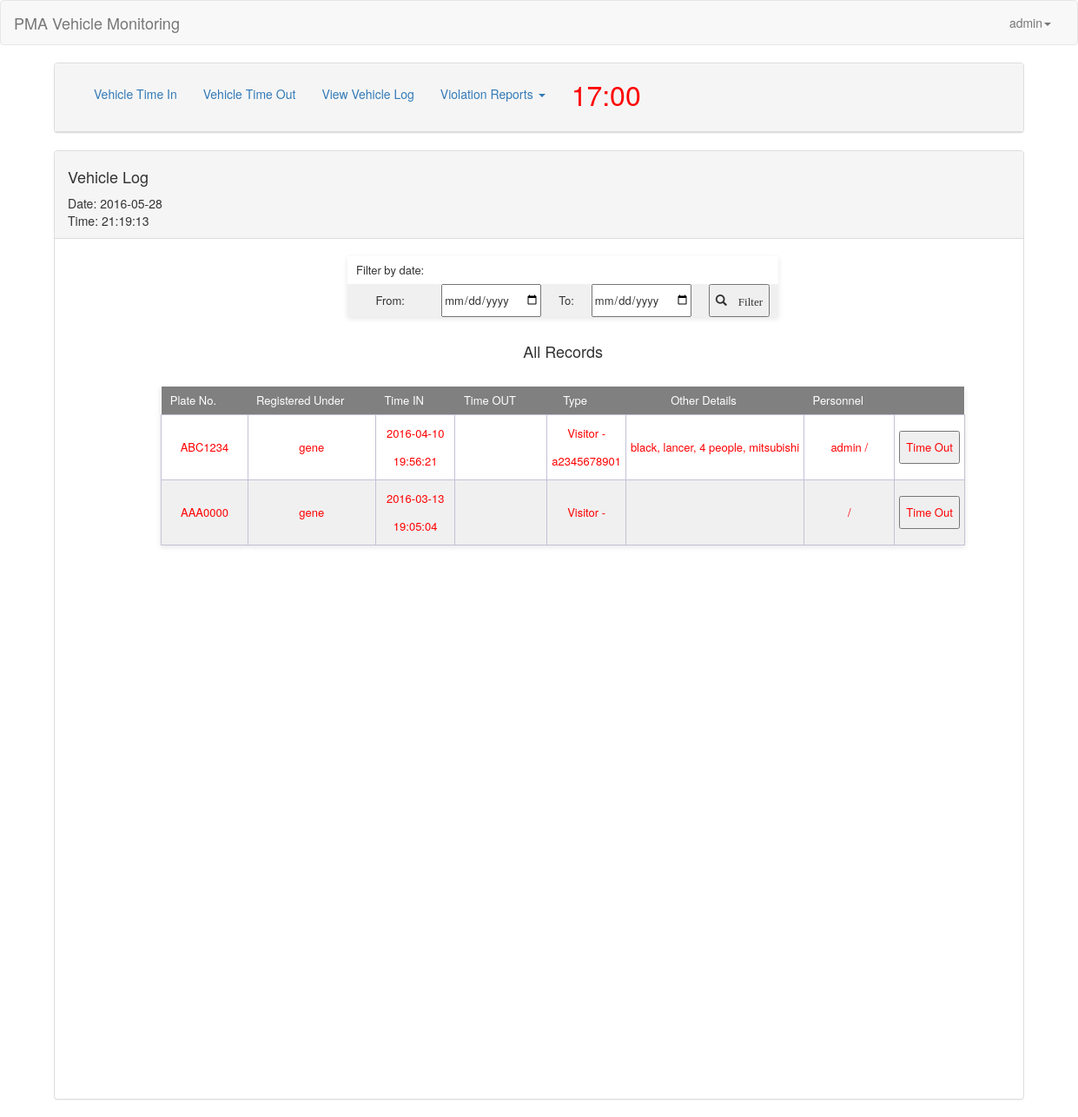
Page /pma-vrmsClient/client_afterfive.php (signed in) on the earlier database version.
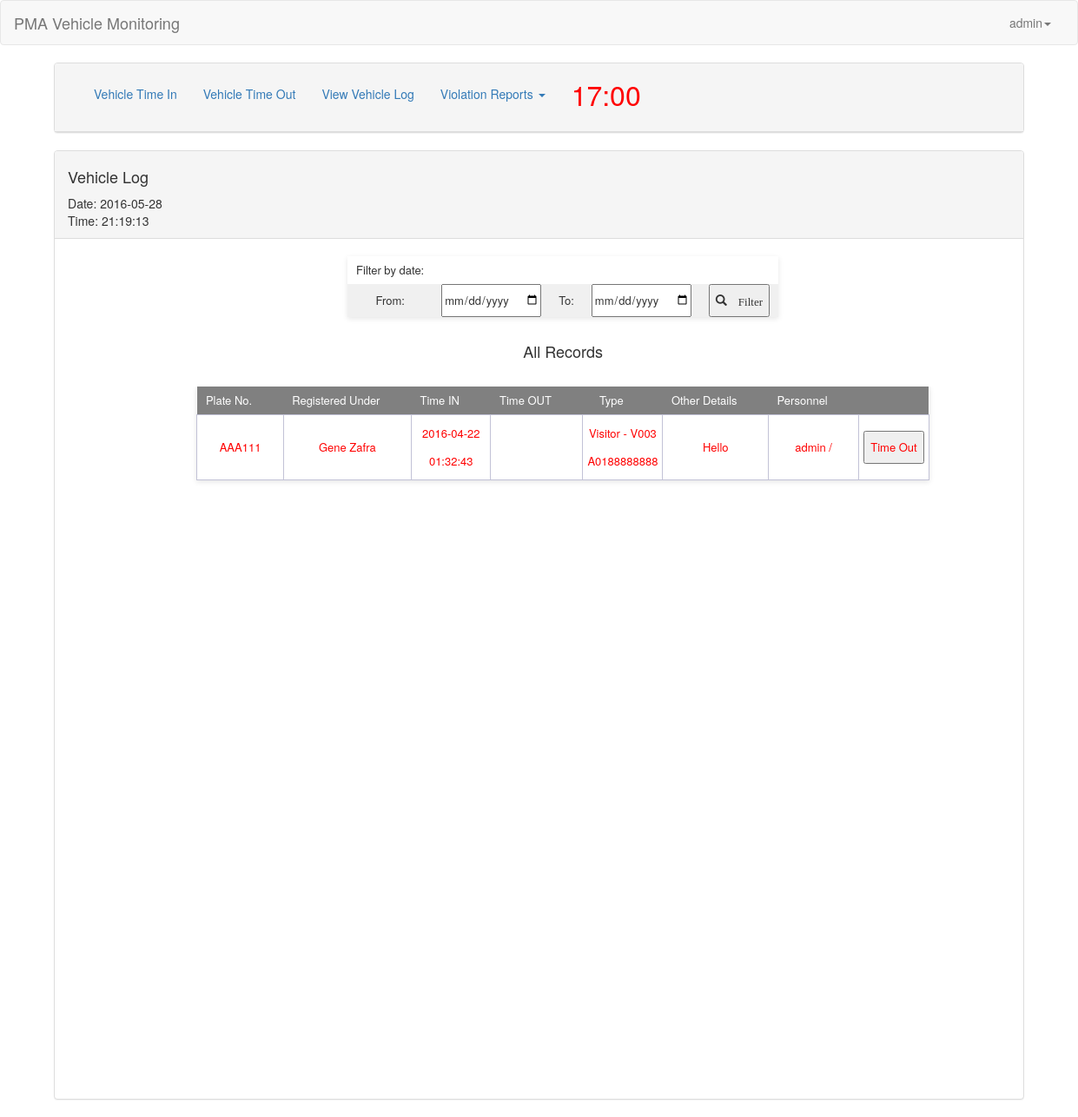
Same page on the later database version.
### tables this page shows
CREATE TABLE IF NOT EXISTS `client_log` (
  `tid` int(11) NOT NULL AUTO_INCREMENT,
  `plateNum` varchar(7) NOT NULL,
  `owner` varchar(50) NOT NULL,
  `dateIn` date NOT NULL,
  `timein` time NOT NULL,
  `dateOut` date NOT NULL,
  `timeout` time NOT NULL,
  `type` varchar(15) NOT NULL,
  `licenseNo` varchar(11) NOT NULL,
  `details` varchar(300) NOT NULL,
  `flag` int(11) NOT NULL,
  `vid` varchar(10) NOT NULL,
  `pIN` varchar(50) NOT NULL,
  `pOUT` varchar(50) NOT NULL,
  PRIMARY KEY (`tid`)
);

### pma-vrmsClient/client_afterfive.php (the view, shortened to what this page needs)
<?php
	$d = date("Y-m-d");
	$t = date("H:i:s");
	require_once('connect.php');
	$sr = "All Records";
	if(strtotime(date("H:i:s"))>strtotime('16:59:59')){
		$query1 = "SELECT * FROM client_log WHERE flag=1 and type='Visitor' ORDER BY tid desc";
		$results = mysqli_query($conn, $query1);
	}else{
		$query1 = "SELECT * FROM client_log WHERE flag=3";
		$results = mysqli_query($conn, $query1);
	}
?>
<!DOCTYPE html>
<html>
	<head>
		<link href='index.css' rel='stylesheet' type='text/css' />
		<link href='format.css' rel='stylesheet' type='text/css' />
		<link href='ext/bootstrap/css/bootstrap.min.css' rel='stylesheet' type='text/css' />
		<link rel="stylesheet" type="text/css" href="clientcss/tablesort.css">
	</head>
	<body>
		<?php include('client_header.php'); ?>
		<div class="panel panel-default panel-border">
		<div class="panel-heading" align="center">
			<div class="collapse navbar-collapse" id="bs-example-navbar-collapse-1">
				  <ul class="nav navbar-nav">
					<li><a href="client_vehiclelog.php">Vehicle Time In</a></li>
					<li><a href="client_vehicleout.php">Vehicle Time Out</a></li>
					<li><a href="client_viewlog.php">View Vehicle Log</a></li>
					<li class="dropdown">
					  <a href="#" class="dropdown-toggle" data-toggle="dropdown" role="button" aria-haspopup="true" aria-expanded="false">Violation Reports <span class="caret"></span></a>
					</li>
					<?php
						if(strtotime(date("H:i:s"))>strtotime('16:59:59')){
							echo "<li><a href='client_afterfive.php'><font color='red' size='6'>17:00</font></a></li>";
						}else{
							echo "";
						}
					?>
				  </ul>
			</div>
		</div>
		</div>
		<div class="panel panel-default panel-border">
		<div class="panel-heading">
			<h4>Vehicle Log</h4>Date: <?php echo $d . "<br>Time: " . $t; ?>
		</div>
		<div class='container'>
			<div class='row'>
				<div class='col-md-12' align="center">
					<br>
					<form method="POST" action="" id="client_viewlog.php">
						<table id="search">
							<tr><td>Filter by date:</td></tr>
							<tr><td>From: </td><td><input type="date" name="sdate" /></td>
								<td>To: </td><td><input type="date" name="edate" /></td>
							<td><button type="submit" form="client_afterfive.php">
								<span class="glyphicon glyphicon-search"> Filter</span>
								</button></td></tr>
						</table>
					</form>
					<br>
					<h4> <?php echo $sr; ?></h4>
					<br/>
					<div id="view" style="overflow-y:auto;">
					<?php
								echo "<table align='center' class='table-sort table-sort-search table-sort-show-search-count'><thead><tr><th class='table-sort'>Plate No. </th><th class='table-sort'>Registered Under</th><th class='table-sort'>Time IN</th><th class='table-sort'>Time OUT</th><th class='table-sort'>Type</th><th class='table-sort'>Other Details</th><th class='table-sort'>Personnel</th><th class='table-sort'></th></tr></thead>";
								if(mysqli_num_rows($results) >= 1){
										while($row = mysqli_fetch_assoc($results)){
											$tid = $row['tid'];
											$a = $row['plateNum'];
											$b = $row['owner'];
											$c = $row['dateIn'];
											$d = $row['timein'];
											$e = $row['dateOut'];
											$g = $row['type'];
											$h = $row['licenseNo'];
											$i = $row['details'];
											$j = $row['vid'];
											$k = $row['pIN'];
											$l = $row['pOUT'];
											if($g=="Visitor"){
												$g = $g . " - ";
											}
											if($e=="0000-00-00"){
												$e=""; $f="";
												if(strtotime(date("H:i:s"))>strtotime('16:59:59') && $e=="" && $g=="Visitor - "){
													echo "<tr><td class='after'> " . $a . "</td>".
														 "<td class='after'>" . $b . "</td>".
														 "<td class='after'>" . $c .  "<br>" . $d ."</td>".
														 "<td class='after'>" . $e .  "<br>" . $f. "</td>".
														 "<td class='after'>" . $g. $j . "<br>" . $h . "</td>".
														 "<td class='after'>" . $i . "</td>".
														 "<td class='after'>" . $k . " / ". $l . "</td>".
														 "<td class='after'><form method='POST' action='timeoutinfo.php'>".
																			"<input type='hidden' name='tid' value='". $tid. "'>".
																			"<input type='hidden' name='vid' value='". $j 	. "'>".
																			"<input type='hidden' name='type' value='". $g 	. "'>".
																			"<input type='hidden' name='plate' value='". $a 	. "'>".
																			"<input type='submit' value='Time Out'> </form></td></tr>";
												}
											}
									}
									echo "</table>";
									}else{
										echo "<br> No Records.";
									}
						?>
						</div>
				</div>
			</div>
		</div>
		<br/>
		</div>
		</body>
</html>

### pma-vrmsClient/client_header.php (shortened to what this page needs)
<nav class="navbar navbar-default">
  <div class="container-fluid">
    <div class="navbar-header">
      <a class="navbar-brand" href="home.php">PMA Vehicle Monitoring</a>
    </div>
    <div class="collapse navbar-collapse" id="bs-example-navbar-collapse-1">
        <ul class="nav navbar-nav navbar-right">
        <li class="dropdown">
          <a href="#" class="dropdown-toggle" data-toggle="dropdown" role="button" aria-haspopup="true" aria-expanded="false"><?php echo $_SESSION['user']; ?><span class="caret"></span></a>
        </li>
      </ul>
    </div>
  </div>
</nav>

### pma-vrmsClient/index.css (style rules this page uses)
.panel-border { margin-left:5%; margin-right:5%; }

### pma-vrmsClient/format.css (style rules this page uses)
td { text-align: center; padding: 5px; word-wrap: break-word; }
td.after { text-align: center; border: 1px solid #c2c2d6; padding: 5px; word-wrap: break-word; color: red; }
table { table-layout: fixed; }
#view { align: center; height: 800px; }

### pma-vrmsClient/clientcss/tablesort.css (style rules this page uses)
table { width : 100% margin-bottom : 10px; border-collapse : collapse; background : #fff; box-shadow : 0 2px 6px rgba(0,0,0,0.1); table-layout : fixed; }
td { word-wrap: break-word; }
th { font-weight : 300; color : #fff; background-image : -webkit-linear-gradient(bottom,rgb(128,128,128), rgb(128,128,128) ); background-image : -moz-linear-gradient(bottom,rgb(128,128,128), rgb(128,128,128) ); background-image : -ms-linear-gradient(bottom,rgb(128,128,128), rgb(128,128,128) ); background-image : linear-gradient(bottom,rgb(128,128,128), rgb(128,128,128) ); -webkit-transition : all 0.3s; -moz-transition : all 0.3s; -ms-transition : all 0.3s; -o-transition : all 0.3s; transition : all 0.3s; }
td,th { padding : 0 10px; font-size : 13px; line-height : 32px; white-space: normal; }
tbody tr:nth-child(even) { background: rgb(240, 240, 240); }
th.table-sort { padding-right : 36px; text-align : center; cursor : pointer; }
th { padding-right : 36px; text-align : center; cursor : pointer; }

Differences in the rows shown:
no longer on this page (row edited): client_log: plateNum "ABC1234", owner "gene", dateIn "2016-04-10", timein "19:56:21", g "Visitor -", licenseNo "a2345678901", details "black, lancer, 4 people, mitsubishi", pIN "admin"
no longer on this page (row edited): client_log: plateNum "AAA0000", owner "gene", dateIn "2016-03-13", timein "19:05:04", g "Visitor -"
added client_log: plateNum "AAA111", owner "Gene Zafra", dateIn "2016-04-22", timein "01:32:43", g "Visitor -", vid "V003", licenseNo "A0188888888", details "Hello", pIN "admin"
